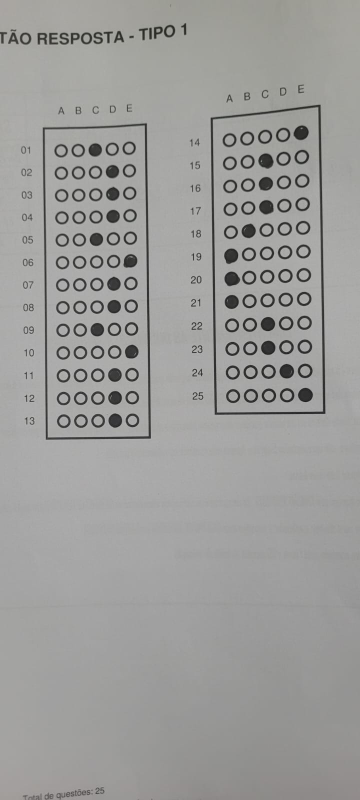
#> input picture test_images/WhatsApp Image 2026-02-19 at 08.16.021221.jpeg, 720 x 1600 px (shown at 1/2 size); its folder holds only this picture in this run
$ python test_persp.py
#> lines starting #> are read from the running program, lines starting #| are printed output that depends on the picture; after the words box and inside, x2 and y2 are one past the last pixel; in counts of white or black regions, pixels touching at a corner belong together
### image_processing.py
# image_processing.py - VERSÃO COMPLETA CORRIGIDA
import cv2
import numpy as np
from collections import defaultdict
from sklearn.cluster import DBSCAN
import functools
import threading

# Cache thread-safe para templates
_template_cache = {}
_template_cache_lock = threading.Lock()

# Constantes de otimização
MAX_IMAGE_WIDTH = 1500
MAX_IMAGE_HEIGHT = 2000


def redimensionar_imagem_otimizada(image, max_width=MAX_IMAGE_WIDTH):
    """
    Redimensiona a imagem para um tamanho padrão otimizado para processamento.
    Mantém a proporção aspect ratio.
    """
    h, w = image.shape[:2]

    if w <= max_width:
        return image, 1.0

    scale = max_width / w
    new_h = int(h * scale)

    resized = cv2.resize(image, (max_width, new_h), interpolation=cv2.INTER_AREA)
    return resized, scale


# [769 lines left out: functions _criar_template_bolha_cached, limpar_cache_templates, aplicar_flash_virtual, _detectar_presenca_sombra, melhorar_pre_processamento, melhorar_pre_processamento_adaptativo and 9 more, not called in this run]


def _criar_template_bolha(raio_px):
    """Cria um template circular para template matching (usa cache)."""
    return _criar_template_bolha_cached(raio_px)


# [1020 lines left out: functions _detectar_hough_adaptativo, _detectar_template_matching, _detectar_mser, _detectar_contornos_com_features, _aplicar_voting_system, detectar_bolhas_avancado and 8 more, not called in this run]

### test_persp.py
import cv2
import glob
from image_processing import redimensionar_imagem_otimizada, corrigir_perspectiva

imagens = glob.glob('/home/luiz/cartao-resposta/test_images/*.jpeg')
if not imagens:
    print('No images')
    exit()

img_path = imagens[0]
print(f'Testing {img_path}')
image = cv2.imread(img_path)
#> image is the input picture: shape (1600, 720, 3); mean B, G, R 154.6, 156.4, 156.5
image, _ = redimensionar_imagem_otimizada(image)

gray = cv2.cvtColor(image, cv2.COLOR_BGR2GRAY)
lab = cv2.cvtColor(image, cv2.COLOR_BGR2LAB)
#> lab: shape (1600, 720, 3); mean of channels 0, 1, 2 164, 127.8, 128.9
l, a, b = cv2.split(lab)
l_norm = cv2.normalize(l, None, 0, 255, cv2.NORM_MINMAX)
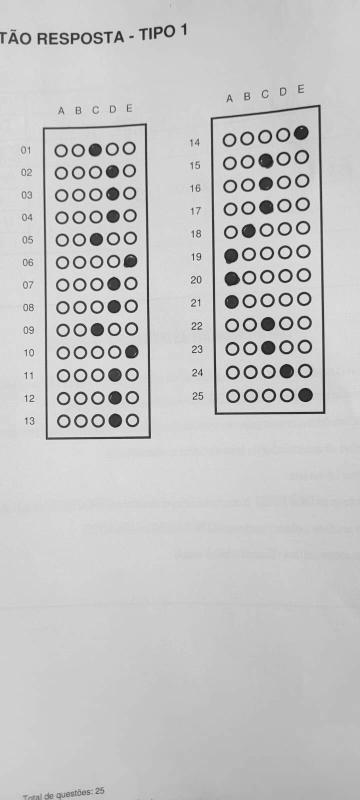
#> l_norm: shape (1600, 720) (shown at 1/2 size); min 0, max 255, mean 197.8
clahe = cv2.createCLAHE(clipLimit=3.0, tileGridSize=(12, 12))
l_clahe = clahe.apply(l_norm)
kernel_tophat = cv2.getStructuringElement(cv2.MORPH_ELLIPSE, (15, 15))
tophat = cv2.morphologyEx(l_clahe, cv2.MORPH_TOPHAT, kernel_tophat)
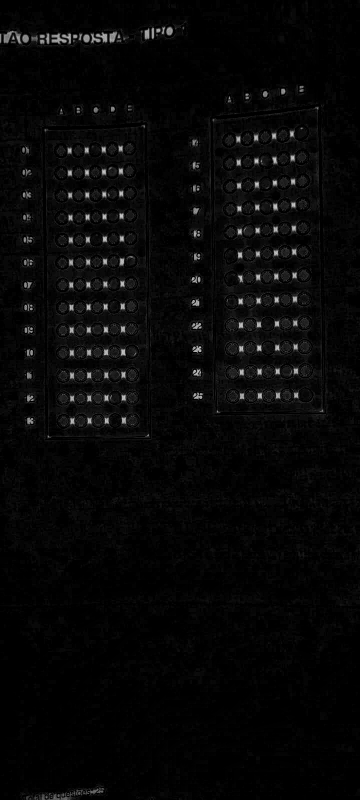
#> tophat: shape (1600, 720) (shown at 1/2 size); min 0, max 224, mean 7.2
l_corrected = cv2.add(l_clahe, tophat)
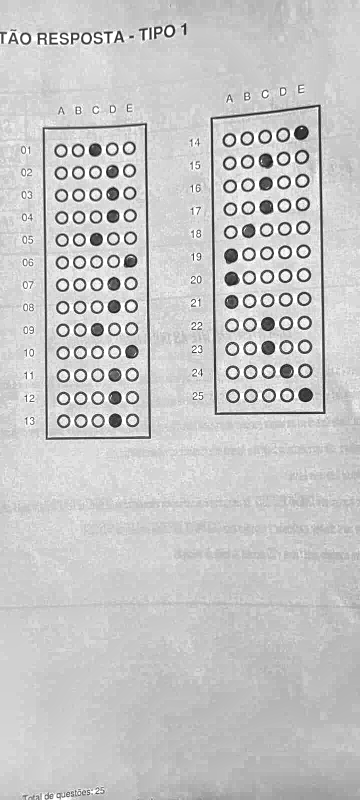
#> l_corrected: shape (1600, 720) (shown at 1/2 size); min 1, max 255, mean 199.4
filtered = cv2.bilateralFilter(l_corrected, 9, 75, 75)
binary_adaptive = cv2.adaptiveThreshold(filtered, 255, cv2.ADAPTIVE_THRESH_GAUSSIAN_C, cv2.THRESH_BINARY_INV, 21, 10)
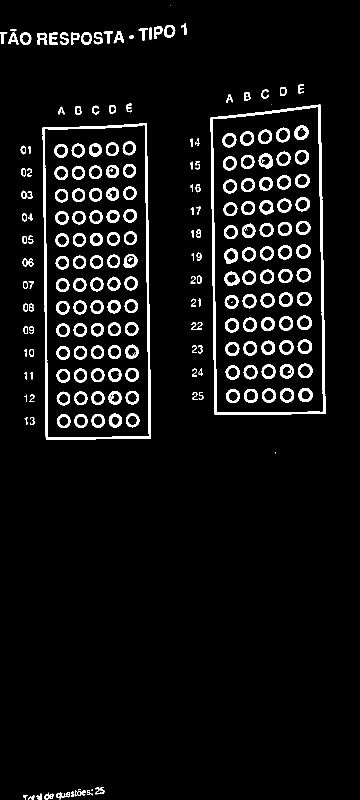
#> binary_adaptive: shape (1600, 720) (shown at 1/2 size); 5.8% white; 240 white regions (18 under 20 px)

contours, _ = cv2.findContours(binary_adaptive, cv2.RETR_EXTERNAL, cv2.CHAIN_APPROX_SIMPLE)
#> contours = 103 contours, 11 with area under 20; largest, box (x1, y1, x2, y2) and area: (421, 209, 651, 830) 133462, (85, 246, 302, 880) 130345, (40, 65, 63, 90) 421, (328, 50, 351, 75) 420, (162, 65, 184, 89) 401
areas = sorted([cv2.contourArea(c) for c in contours], reverse=True)
#> areas = 103 values, max 133462.5 at index 0, min 0 at index 100, mean 2639
print("Top 10 areas:", areas[:10])
#| Top 10 areas: [133462.5, 130345.0, 421.0, 419.5, 401.0, 281.0, 249.5, 232.5, 221.0, 215.0]

$ run again, on test_images/WhatsApp Image 2026-02-19 at 08.16.04222.jpeg
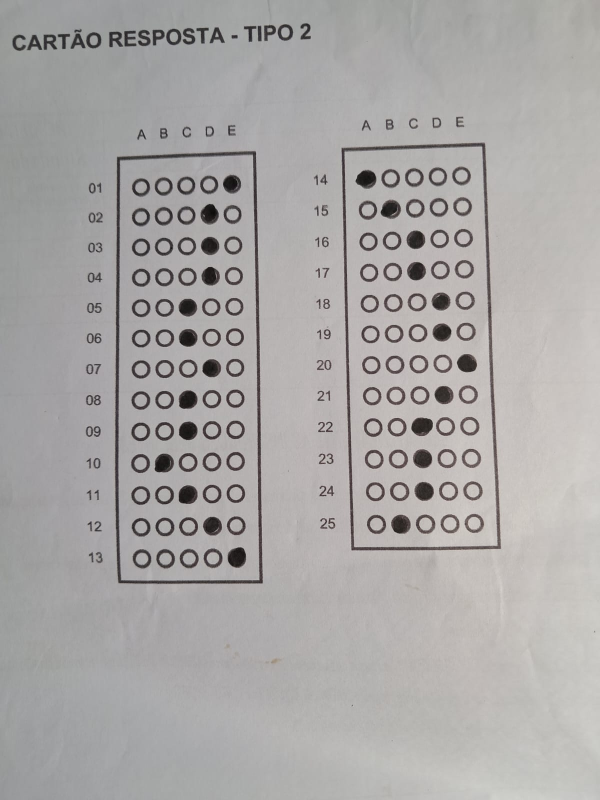
#> input picture test_images/WhatsApp Image 2026-02-19 at 08.16.04222.jpeg, 1200 x 1600 px (shown at 1/2 size)
#> image is the input picture: shape (1600, 1200, 3); mean B, G, R 166.5, 167.4, 169.7
#> lab: shape (1600, 1200, 3); mean of channels 0, 1, 2 175, 128.6, 128.8
#> `l_corrected = cv2.add(l_clahe, tophat)`:
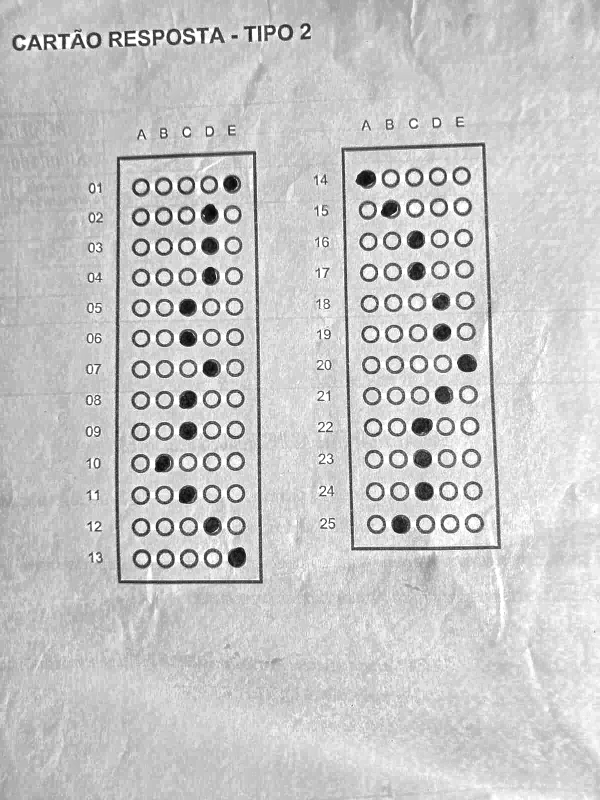
#> l_corrected: shape (1600, 1200) (shown at 1/2 size); min 1, max 255, mean 199.7
#> `binary_adaptive = cv2.adaptiveThreshold(filtered, 255, cv2.ADAPTIVE_TH..`:
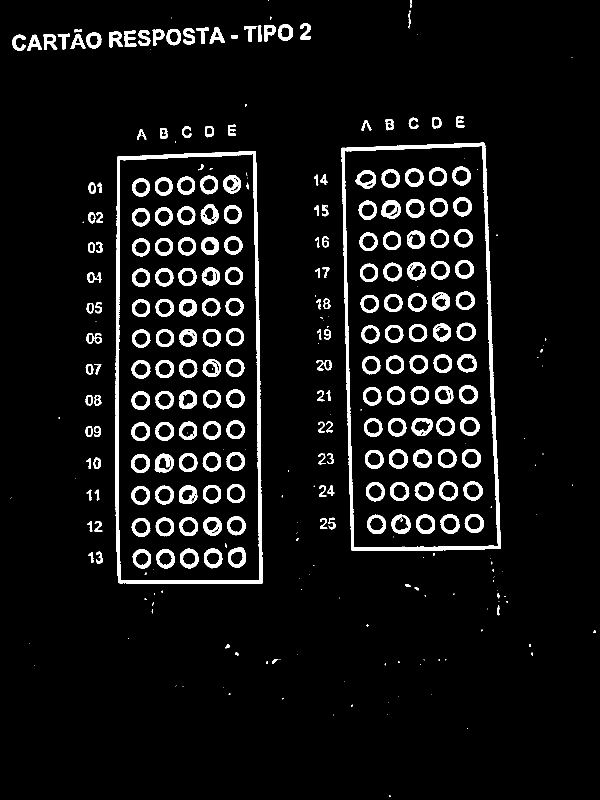
#> binary_adaptive: shape (1600, 1200) (shown at 1/2 size); 6.5% white; 337 white regions (116 under 20 px)
#> contours = 190 contours, 100 with area under 20; largest, box (x1, y1, x2, y2) and area: (230, 302, 526, 1168) 245532, (683, 285, 1002, 1101) 236618, (556, 48, 586, 82) 768, (173, 65, 203, 97) 738, (333, 58, 362, 91) 732
#> areas = 190 values, max 245532 at index 0, min 0 at index 142, mean 2629.4
#| Top 10 areas: [245532.0, 236618.0, 767.5, 738.0, 732.0, 536.5, 512.5, 450.0, 449.0, 444.5]

$ run again, on test_images/WhatsApp Image 2026-02-20 at 00.10.27.jpeg
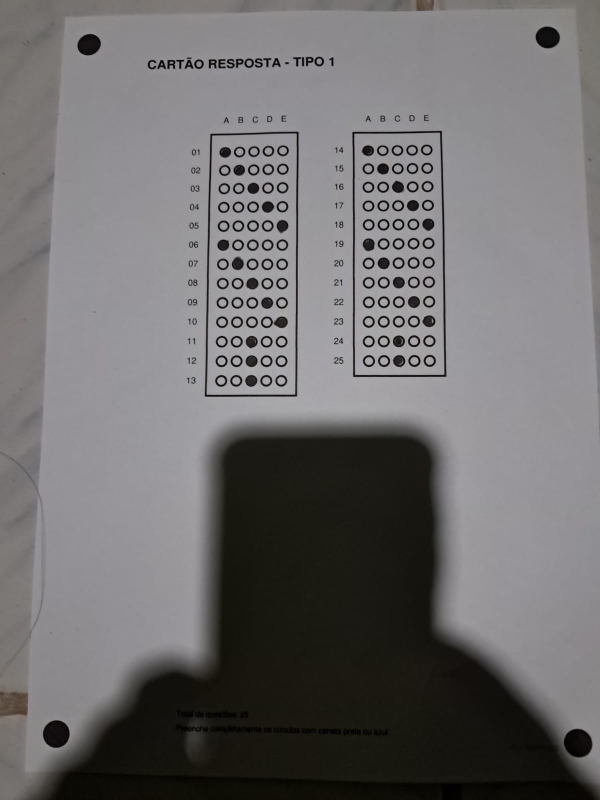
#> input picture test_images/WhatsApp Image 2026-02-20 at 00.10.27.jpeg, 1200 x 1600 px (shown at 1/2 size)
#> image is the input picture: shape (1600, 1200, 3); mean B, G, R 110.6, 110, 111.7
#> lab: shape (1600, 1200, 3); mean of channels 0, 1, 2 115.8, 128.7, 128.1
#> `l_corrected = cv2.add(l_clahe, tophat)`:
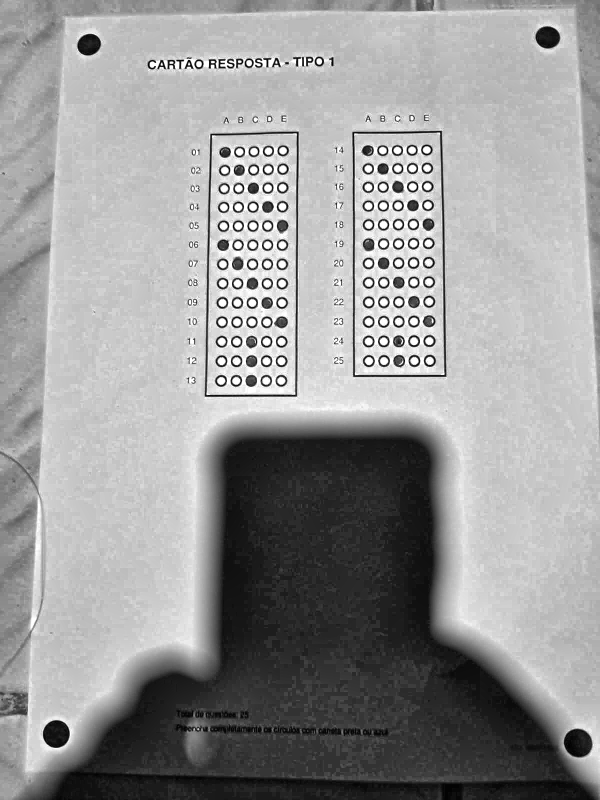
#> l_corrected: shape (1600, 1200) (shown at 1/2 size); min 1, max 255, mean 152.9
#> `binary_adaptive = cv2.adaptiveThreshold(filtered, 255, cv2.ADAPTIVE_TH..`:
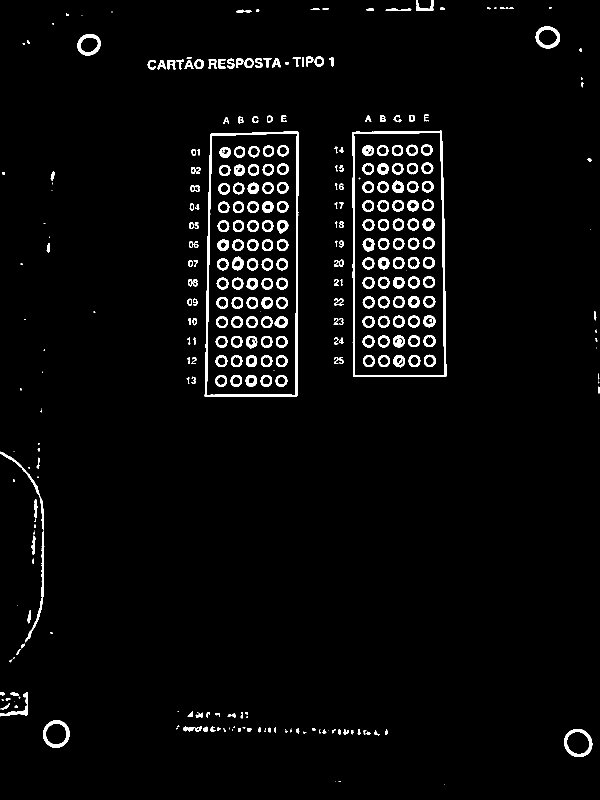
#> binary_adaptive: shape (1600, 1200) (shown at 1/2 size); 3.2% white; 353 white regions (74 under 20 px)
#> contours = 222 contours, 95 with area under 20; largest, box (x1, y1, x2, y2) and area: (409, 263, 597, 794) 95048, (705, 261, 893, 754) 89390, (1128, 1458, 1185, 1514) 2432, (86, 1441, 139, 1496) 2234, (1071, 53, 1120, 97) 1640
#> areas = 222 values, max 95048.5 at index 0, min 0 at index 197, mean 913.5
#| Top 10 areas: [95048.5, 89389.5, 2432.5, 2233.5, 1640.5, 1531.5, 660.5, 558.0, 441.0, 280.0]

$ run again, on test_images/WhatsApp Image 2026-02-20 at 00.10.28.jpeg
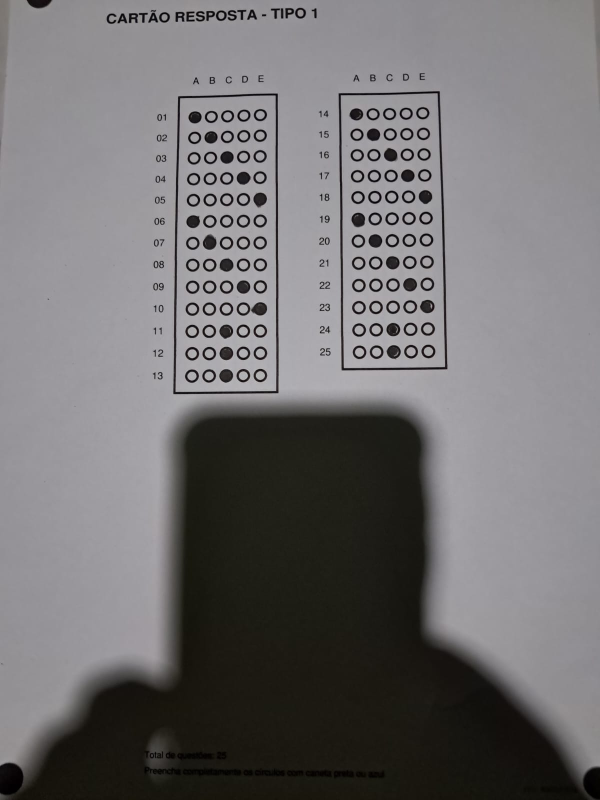
#> input picture test_images/WhatsApp Image 2026-02-20 at 00.10.28.jpeg, 1200 x 1600 px (shown at 1/2 size)
#> image is the input picture: shape (1600, 1200, 3); mean B, G, R 113.7, 112.5, 114.4
#> lab: shape (1600, 1200, 3); mean of channels 0, 1, 2 118.1, 129.1, 128
#> `l_corrected = cv2.add(l_clahe, tophat)`:
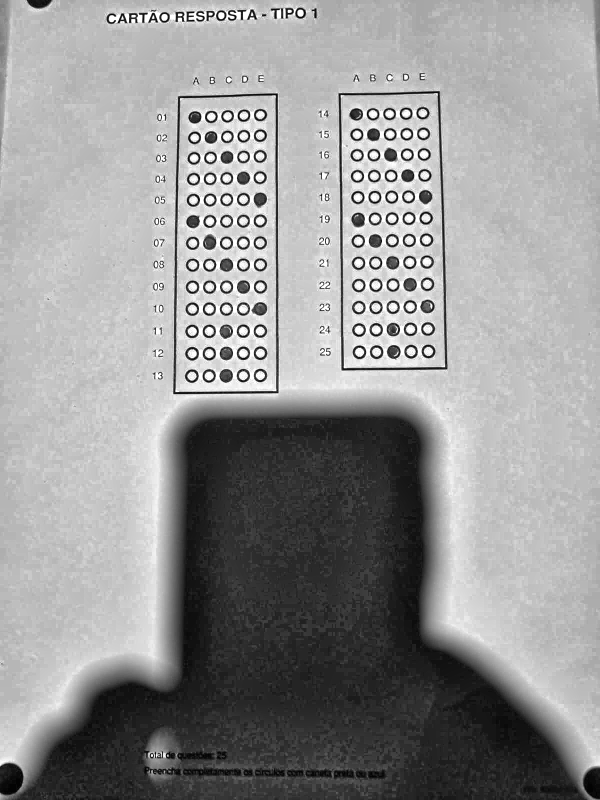
#> l_corrected: shape (1600, 1200) (shown at 1/2 size); min 1, max 255, mean 149.4
#> `binary_adaptive = cv2.adaptiveThreshold(filtered, 255, cv2.ADAPTIVE_TH..`:
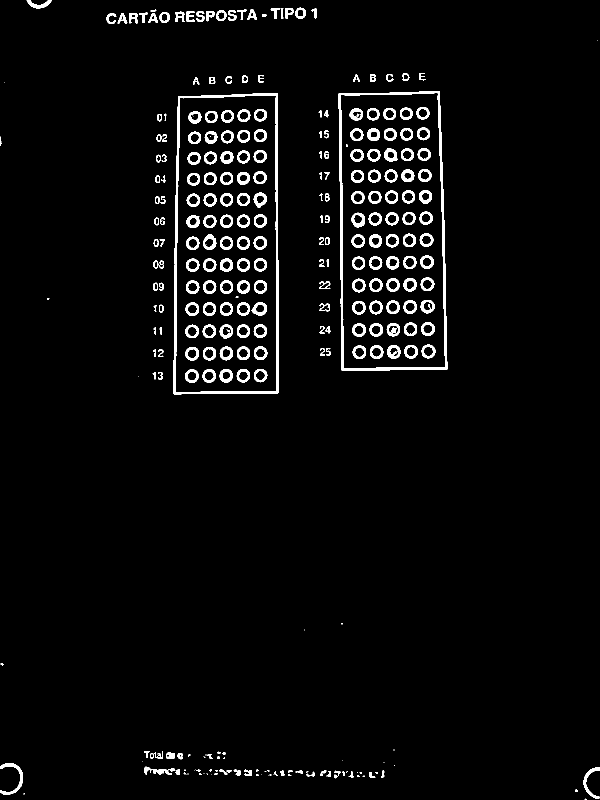
#> binary_adaptive: shape (1600, 1200) (shown at 1/2 size); 3.6% white; 299 white regions (57 under 20 px)
#> contours = 166 contours, 60 with area under 20; largest, box (x1, y1, x2, y2) and area: (346, 187, 557, 789) 122386, (677, 182, 895, 741) 114688, (0, 1526, 46, 1589) 592, (1167, 1534, 1200, 1597) 446, (591, 15, 612, 37) 348
#> areas = 166 values, max 122385.5 at index 0, min 0 at index 145, mean 1490.7
#| Top 10 areas: [122385.5, 114687.5, 592.0, 446.0, 348.0, 344.5, 327.5, 325.0, 322.0, 228.5]

$ run again, on test_images/WhatsApp Image 2026-02-19 at 08.16.02212121.jpeg
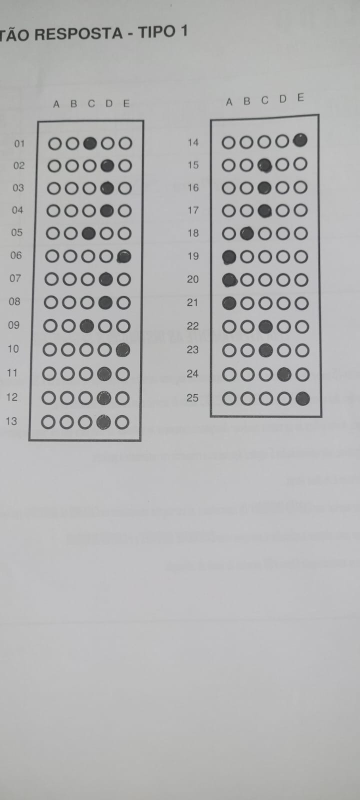
#> input picture test_images/WhatsApp Image 2026-02-19 at 08.16.02212121.jpeg, 720 x 1600 px (shown at 1/2 size)
#> image is the input picture: shape (1600, 720, 3); mean B, G, R 180.6, 180.3, 180.1
#> lab: shape (1600, 720, 3); mean of channels 0, 1, 2 187, 127.9, 127.8
#> `binary_adaptive = cv2.adaptiveThreshold(filtered, 255, cv2.ADAPTIVE_TH..`:
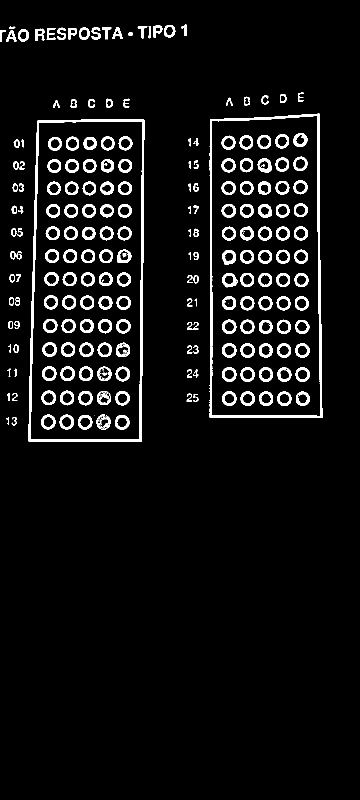
#> binary_adaptive: shape (1600, 720) (shown at 1/2 size); 5.9% white; 241 white regions (27 under 20 px)
#> contours = 87 contours, 7 with area under 20; largest, box (x1, y1, x2, y2) and area: (56, 239, 289, 884) 141546, (419, 227, 645, 836) 132357, (328, 50, 351, 75) 432, (36, 58, 58, 83) 402, (158, 55, 180, 79) 392
#> areas = 87 values, max 141546 at index 0, min 0 at index 86, mean 3235.7
#| Top 10 areas: [141546.0, 132357.0, 432.5, 402.0, 392.5, 273.5, 259.0, 237.5, 221.5, 212.0]
